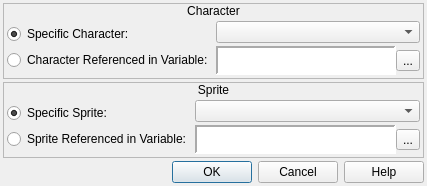
<?xml version="1.0" encoding="UTF-8"?>
<ui version="4.0">
 <class>ConfigureEvent_ChangeCharacterSprite</class>
 <widget class="QDialog" name="ConfigureEvent_ChangeCharacterSprite">
  <property name="geometry">
   <rect>
    <x>0</x>
    <y>0</y>
    <width>427</width>
    <height>186</height>
   </rect>
  </property>
  <property name="windowTitle">
   <string>Change Character Sprite</string>
  </property>
  <property name="windowIcon">
   <iconset resource="gui_icons.qrc">
    <normaloff>:/icons/openrpgmaker.png</normaloff>:/icons/openrpgmaker.png</iconset>
  </property>
  <property name="styleSheet">
   <string notr="true">.QFrame
{
	border-width: 1px;
	border-style: solid;
	border-color: palette(window-text);
}

.QFrame&gt;QLabel
{
	border-width: 0px;
	background-color: palette(window-text);
	color: palette(window);
	font-weight: bold;
}

.QFrame&gt;QCheckBox
{
	background-color: palette(window-text);
	border-width: 0px;
	border-style: none;
	color: palette(window);
	spacing: 3px;
	font-weight: bold;
	padding: 0px 0px 0px 3px;
}

.QFrame&gt;QCheckBox::indicator
{
	min-width: 8px;
	max-width: 8px;
	min-height: 8px;
	max-height: 8px;
	width: 8px;
	height: 8px;
	border-width: 2px;
	border-radius: 0px;
	border-style: ridge;
	border-color: palette(mid);
}

.QFrame&gt;QCheckBox::indicator:unchecked
{
	background-color: palette(base);
}

.QFrame&gt;QCheckBox::indicator:checked
{
	background-color: palette(window-text);
}

.QFrame&gt;QCheckBox::indicator:hover
{
	border-color: palette(highlight);
}</string>
  </property>
  <layout class="QVBoxLayout" name="verticalLayout_7">
   <property name="spacing">
    <number>3</number>
   </property>
   <property name="margin">
    <number>3</number>
   </property>
   <item>
    <widget class="QFrame" name="frame">
     <property name="frameShape">
      <enum>QFrame::StyledPanel</enum>
     </property>
     <property name="frameShadow">
      <enum>QFrame::Raised</enum>
     </property>
     <layout class="QVBoxLayout" name="verticalLayout">
      <property name="spacing">
       <number>0</number>
      </property>
      <property name="margin">
       <number>0</number>
      </property>
      <item>
       <widget class="QLabel" name="label">
        <property name="sizePolicy">
         <sizepolicy hsizetype="Preferred" vsizetype="Fixed">
          <horstretch>0</horstretch>
          <verstretch>0</verstretch>
         </sizepolicy>
        </property>
        <property name="text">
         <string>Character</string>
        </property>
        <property name="alignment">
         <set>Qt::AlignCenter</set>
        </property>
       </widget>
      </item>
      <item>
       <widget class="QWidget" name="widget" native="true">
        <layout class="QHBoxLayout" name="horizontalLayout">
         <property name="spacing">
          <number>3</number>
         </property>
         <property name="margin">
          <number>3</number>
         </property>
         <item>
          <layout class="QVBoxLayout" name="verticalLayout_2">
           <property name="spacing">
            <number>3</number>
           </property>
           <item>
            <widget class="QRadioButton" name="rbSpecificCharacter">
             <property name="sizePolicy">
              <sizepolicy hsizetype="Fixed" vsizetype="Fixed">
               <horstretch>0</horstretch>
               <verstretch>0</verstretch>
              </sizepolicy>
             </property>
             <property name="text">
              <string>Specific Character:</string>
             </property>
             <property name="checked">
              <bool>true</bool>
             </property>
            </widget>
           </item>
           <item>
            <widget class="QRadioButton" name="rbReferencedCharacter">
             <property name="sizePolicy">
              <sizepolicy hsizetype="Fixed" vsizetype="Fixed">
               <horstretch>0</horstretch>
               <verstretch>0</verstretch>
              </sizepolicy>
             </property>
             <property name="text">
              <string>Character Referenced in Variable:</string>
             </property>
            </widget>
           </item>
          </layout>
         </item>
         <item>
          <layout class="QVBoxLayout" name="verticalLayout_3">
           <property name="spacing">
            <number>3</number>
           </property>
           <item>
            <widget class="QComboBox" name="cboxCharacters"/>
           </item>
           <item>
            <widget class="QWidget" name="wCharacterVariable" native="true">
             <layout class="QHBoxLayout" name="horizontalLayout_36">
              <property name="spacing">
               <number>0</number>
              </property>
              <property name="margin">
               <number>0</number>
              </property>
              <item>
               <widget class="QLabel" name="lblCharacterVariable">
                <property name="sizePolicy">
                 <sizepolicy hsizetype="Preferred" vsizetype="Preferred">
                  <horstretch>0</horstretch>
                  <verstretch>0</verstretch>
                 </sizepolicy>
                </property>
                <property name="minimumSize">
                 <size>
                  <width>150</width>
                  <height>0</height>
                 </size>
                </property>
                <property name="font">
                 <font>
                  <family>Monospace</family>
                 </font>
                </property>
                <property name="styleSheet">
                 <string notr="true">background-color: palette(base);</string>
                </property>
                <property name="frameShape">
                 <enum>QFrame::Panel</enum>
                </property>
                <property name="frameShadow">
                 <enum>QFrame::Sunken</enum>
                </property>
                <property name="lineWidth">
                 <number>2</number>
                </property>
                <property name="text">
                 <string/>
                </property>
               </widget>
              </item>
              <item>
               <widget class="QToolButton" name="bBrowseCharacterVariables">
                <property name="text">
                 <string>...</string>
                </property>
                <property name="icon">
                 <iconset resource="gui_icons.qrc">
                  <normaloff>:/icons/fileopen.png</normaloff>:/icons/fileopen.png</iconset>
                </property>
               </widget>
              </item>
             </layout>
            </widget>
           </item>
          </layout>
         </item>
        </layout>
       </widget>
      </item>
     </layout>
    </widget>
   </item>
   <item>
    <widget class="QFrame" name="frame_2">
     <property name="frameShape">
      <enum>QFrame::StyledPanel</enum>
     </property>
     <property name="frameShadow">
      <enum>QFrame::Raised</enum>
     </property>
     <layout class="QVBoxLayout" name="verticalLayout_4">
      <property name="spacing">
       <number>0</number>
      </property>
      <property name="margin">
       <number>0</number>
      </property>
      <item>
       <widget class="QLabel" name="label_2">
        <property name="sizePolicy">
         <sizepolicy hsizetype="Preferred" vsizetype="Fixed">
          <horstretch>0</horstretch>
          <verstretch>0</verstretch>
         </sizepolicy>
        </property>
        <property name="text">
         <string>Sprite</string>
        </property>
        <property name="alignment">
         <set>Qt::AlignCenter</set>
        </property>
       </widget>
      </item>
      <item>
       <widget class="QWidget" name="widget_2" native="true">
        <layout class="QHBoxLayout" name="horizontalLayout_2">
         <property name="spacing">
          <number>3</number>
         </property>
         <property name="margin">
          <number>3</number>
         </property>
         <item>
          <layout class="QVBoxLayout" name="verticalLayout_5">
           <property name="spacing">
            <number>3</number>
           </property>
           <item>
            <widget class="QRadioButton" name="rbSpecificSprite">
             <property name="sizePolicy">
              <sizepolicy hsizetype="Fixed" vsizetype="Fixed">
               <horstretch>0</horstretch>
               <verstretch>0</verstretch>
              </sizepolicy>
             </property>
             <property name="text">
              <string>Specific Sprite:</string>
             </property>
             <property name="checked">
              <bool>true</bool>
             </property>
            </widget>
           </item>
           <item>
            <widget class="QRadioButton" name="rbReferencedSprite">
             <property name="sizePolicy">
              <sizepolicy hsizetype="Fixed" vsizetype="Fixed">
               <horstretch>0</horstretch>
               <verstretch>0</verstretch>
              </sizepolicy>
             </property>
             <property name="text">
              <string>Sprite Referenced in Variable:</string>
             </property>
            </widget>
           </item>
          </layout>
         </item>
         <item>
          <layout class="QVBoxLayout" name="verticalLayout_6">
           <property name="spacing">
            <number>3</number>
           </property>
           <item>
            <widget class="QComboBox" name="cboxSprites"/>
           </item>
           <item>
            <widget class="QWidget" name="wSpriteVariable" native="true">
             <layout class="QHBoxLayout" name="horizontalLayout_37">
              <property name="spacing">
               <number>0</number>
              </property>
              <property name="margin">
               <number>0</number>
              </property>
              <item>
               <widget class="QLabel" name="lblSpriteVariable">
                <property name="sizePolicy">
                 <sizepolicy hsizetype="Preferred" vsizetype="Preferred">
                  <horstretch>0</horstretch>
                  <verstretch>0</verstretch>
                 </sizepolicy>
                </property>
                <property name="minimumSize">
                 <size>
                  <width>150</width>
                  <height>0</height>
                 </size>
                </property>
                <property name="font">
                 <font>
                  <family>Monospace</family>
                 </font>
                </property>
                <property name="styleSheet">
                 <string notr="true">background-color: palette(base);</string>
                </property>
                <property name="frameShape">
                 <enum>QFrame::Panel</enum>
                </property>
                <property name="frameShadow">
                 <enum>QFrame::Sunken</enum>
                </property>
                <property name="lineWidth">
                 <number>2</number>
                </property>
                <property name="text">
                 <string/>
                </property>
               </widget>
              </item>
              <item>
               <widget class="QToolButton" name="bBrowseSpriteVariables">
                <property name="text">
                 <string>...</string>
                </property>
                <property name="icon">
                 <iconset resource="gui_icons.qrc">
                  <normaloff>:/icons/fileopen.png</normaloff>:/icons/fileopen.png</iconset>
                </property>
               </widget>
              </item>
             </layout>
            </widget>
           </item>
          </layout>
         </item>
        </layout>
       </widget>
      </item>
     </layout>
    </widget>
   </item>
   <item>
    <widget class="QDialogButtonBox" name="buttonBox">
     <property name="orientation">
      <enum>Qt::Horizontal</enum>
     </property>
     <property name="standardButtons">
      <set>QDialogButtonBox::Cancel|QDialogButtonBox::Help|QDialogButtonBox::Ok</set>
     </property>
    </widget>
   </item>
  </layout>
 </widget>
 <resources>
  <include location="gui_icons.qrc"/>
 </resources>
 <connections>
  <connection>
   <sender>buttonBox</sender>
   <signal>accepted()</signal>
   <receiver>ConfigureEvent_ChangeCharacterSprite</receiver>
   <slot>accept()</slot>
   <hints>
    <hint type="sourcelabel">
     <x>248</x>
     <y>254</y>
    </hint>
    <hint type="destinationlabel">
     <x>157</x>
     <y>274</y>
    </hint>
   </hints>
  </connection>
  <connection>
   <sender>buttonBox</sender>
   <signal>rejected()</signal>
   <receiver>ConfigureEvent_ChangeCharacterSprite</receiver>
   <slot>reject()</slot>
   <hints>
    <hint type="sourcelabel">
     <x>316</x>
     <y>260</y>
    </hint>
    <hint type="destinationlabel">
     <x>286</x>
     <y>274</y>
    </hint>
   </hints>
  </connection>
 </connections>
</ui>
